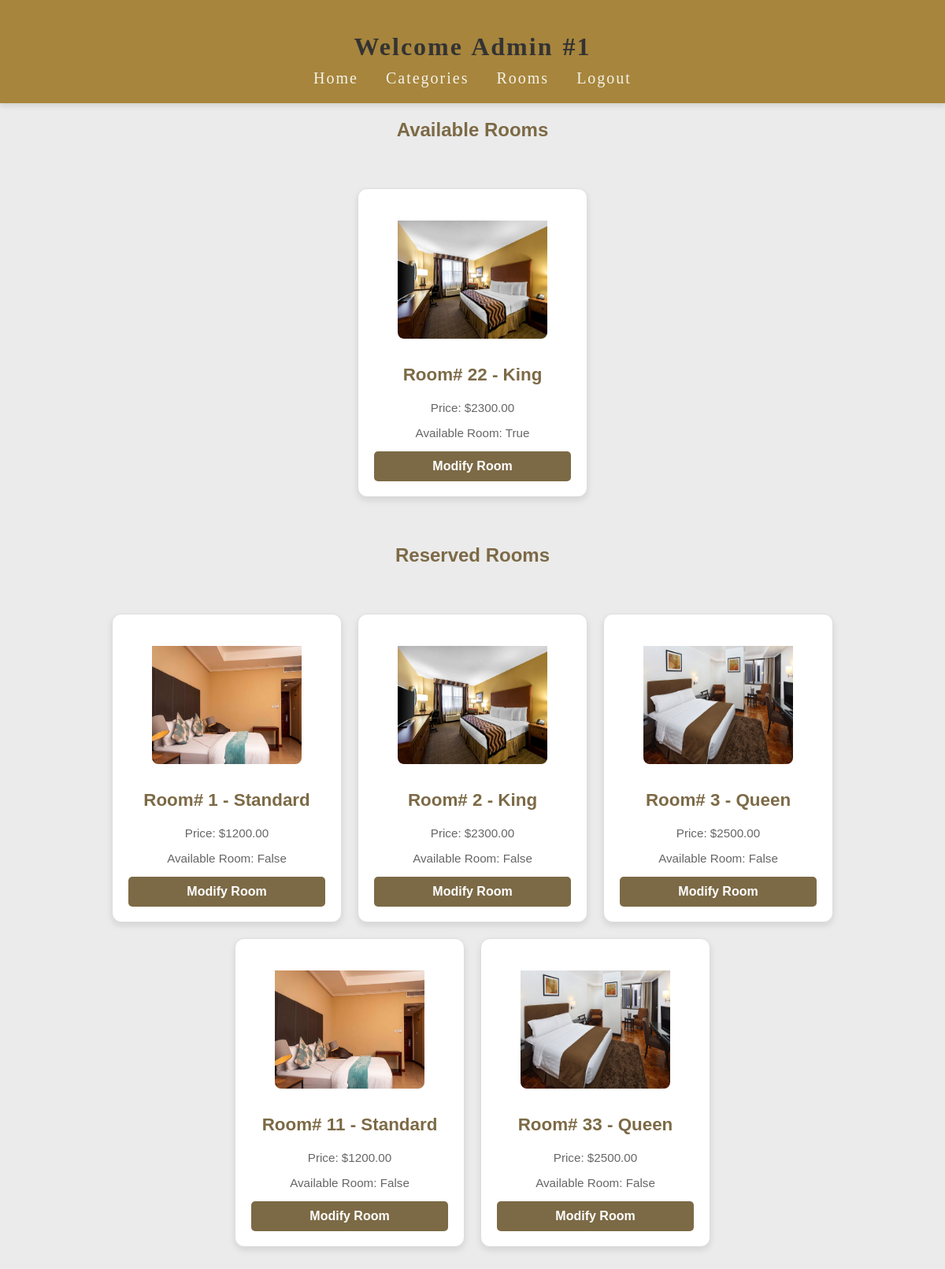
Page /dashboard/admin_landing/ (signed in) on the committed database.
### dashboard/models.py (models this page shows, shortened)
class Room(models.Model):
    room_category = models.ForeignKey(RoomCategory, on_delete=models.CASCADE)
    room_id = models.CharField(max_length=10)
    is_available = models.BooleanField(default=True)

class RoomCategory(models.Model):
    category_id = models.CharField(max_length=30)
    room_photo = models.ImageField(default='fallback.png', blank=True)
    room_desc = models.TextField(max_length=200, blank=True)
    room_price = models.DecimalField(max_digits=10, decimal_places=2)

### dashboard/views.py (the view)
# urls.py: path('admin_landing/', views.admin_landing, name='admin_landing'),
@login_required
def admin_landing(request):
    admin_id = request.user.id
    username = request.user.username
    reserved_room_ids = Reservation.objects.values_list('room_id', flat=True)
    booked_room_ids = Room.objects.filter(is_available=False).values_list('room_id', flat=True)
    rooms_available = Room.objects.filter(is_available=True).exclude(id__in=reserved_room_ids)
    rooms_booked = Room.objects.filter(is_available=False)
    context = {
        'admin_id': admin_id,
        'username': username,
        'rooms_available': rooms_available,
        'rooms_booked': rooms_booked,
    }
    return render(request, 'dashboard/admin_landing.html', context)

### dashboard/templates/dashboard/admin_landing.html (shortened to what this page needs)
{% load static %}
<!DOCTYPE html>
<html lang="en">
<head>
    <link rel="stylesheet" href="{% static 'css/css.css' %}">
</head>
<body>
    <header>
        <h1>Welcome Admin #{{ admin_id }}</h1>
        <ul>
            <li><a href="{% url 'dashboard:admin_landing' %}">Home</a></li>
            <li><a href="{% url 'dashboard:add_or_modify_category' %}">Categories</a></li>
            <li><a href="{% url 'dashboard:add_or_modify_room' %}">Rooms</a></li>
            <li><a href="{% url 'dashboard:admin_logout' %}">Logout</a></li>
        </ul>
    </header>
    <h2>Available Rooms</h2>
    <div class="container">
        {% for room in rooms_available %}
        <div class="card-container">
            {% if room.room_category.room_photo %}
            <img src="{{ room.room_category.room_photo.url }}" alt="Room Photo" class="room-photo">
        {% else %}
            <img src="{% static 'dashboard/images/default-room.jpg' %}" alt="Default Room Photo" class="room-photo">
        {% endif %}
            <h2>Room# {{ room.room_id }} - {{room.room_category.category_id}}</h2>
            <p>Price: ${{ room.room_category.room_price }}</p>
            <p>Available Room: {{ room.is_available }}</p>
            <a href="{% url 'dashboard:room_detail' room.id %}">
                <button>Modify Room</button>
            </a>
        </div>
        {% empty %}
            <p>No available rooms at the moment.</p>
        {% endfor %}
    </div>
    <h2>Reserved Rooms</h2>
    <div class="container">
        {% for room in rooms_booked %}
        <div class="card-container">
            {% if room.room_category.room_photo %}
            <img src="{{ room.room_category.room_photo.url }}" alt="Room Photo" class="room-photo">
        {% else %}
            <img src="{% static 'dashboard/images/default-room.jpg' %}" alt="Default Room Photo" class="room-photo">
        {% endif %}
            <h2>Room# {{ room.room_id }} - {{room.room_category.category_id}}</h2>
            <p>Price: ${{ room.room_category.room_price }}</p>
            <p>Available Room: {{ room.is_available }}</p>
            <a href="{% url 'dashboard:room_detail' room.id %}">
                <button>Modify Room</button>
            </a>
        </div>
        {% empty %}
            <p>No booked rooms at the moment.</p>
        {% endfor %}
    </div>
</body>
</html>

### dashboard/static/css/css.css (style rules this page uses)
body { font-family: 'Arial', sans-serif; background:#ebebeb; margin: 0; display: flex; flex-direction: column; height: 100vh; }
header { display: flex; flex-direction: column; align-items: center; justify-content: center; background-color: #a7853c; padding: 20px; box-shadow: 0px 4px 6px rgba(0, 0, 0, 0.1); font-family: "Palatino Linotype", "Book Antiqua", Palatino, serif; font-size: 20px; letter-spacing: 2px; word-spacing: 2px; color: #ffffff; font-weight: 400; text-decoration: none; font-style: normal; font-variant: normal; text-transform: none; }
header h1 { font-size: 2rem; margin-bottom: 10px; color: #333; }
header ul { list-style: none; display: flex; gap: 15px; padding: 0; margin: 0; }
header ul li { margin: 0; }
header ul li a { text-decoration: none; color: #fafdf8ea; font-weight: 500; padding: 5px 10px; border-radius: 5px; transition: background-color 0.3s, color 0.3s; }
a { text-decoration: none; color: #7C6A46; }
h2 { text-align: center; margin-bottom: 20px; color: #7C6A46; }
.container { display: flex; justify-content: center; align-items: center; flex-wrap: wrap; gap: 20px; padding: 40px; }
.card-container { width: 250px; height: 350px; background-color: #ffffff; border: 1px solid #ddd; border-radius: 12px; box-shadow: 0 4px 8px rgba(0, 0, 0, 0.1); transition: transform 0.3s ease, box-shadow 0.3s ease; text-align: center; padding: 20px; text-decoration: none; color: inherit; }
.card-container h2 { color: #7C6A46; font-size: 1.4em; }
.card-container p { color: #666; font-size: 0.95em; }
.card-container button { width: 100%; padding: 10px; background-color: #7C6A46; color: white; border: none; border-radius: 5px; font-size: 16px; font-weight: bold; cursor: pointer; transition: background-color 0.3s ease; }
.card-container img { padding-top: 20px; width: 190px; height: 150px; }
.room-photo { width: 50%; height: auto; border-radius: 8px; margin-bottom: 10px; }

### rows in the picture
Room: room_category.room_photo (picture), room_id "22", room_category.category_id "King", room_category.room_price "2300.00", is_available "True"
Room: room_category.room_photo (picture), room_id "1", room_category.category_id "Standard", room_category.room_price "1200.00", is_available "False"
Room: room_category.room_photo (picture), room_id "2", room_category.category_id "King", room_category.room_price "2300.00", is_available "False"
Room: room_category.room_photo (picture), room_id "3", room_category.category_id "Queen", room_category.room_price "2500.00", is_available "False"
Room: room_category.room_photo (picture), room_id "11", room_category.category_id "Standard", room_category.room_price "1200.00", is_available "False"
Room: room_category.room_photo (picture), room_id "33", room_category.category_id "Queen", room_category.room_price "2500.00", is_available "False"

### other values in the picture
{{ admin_id }} "1"
